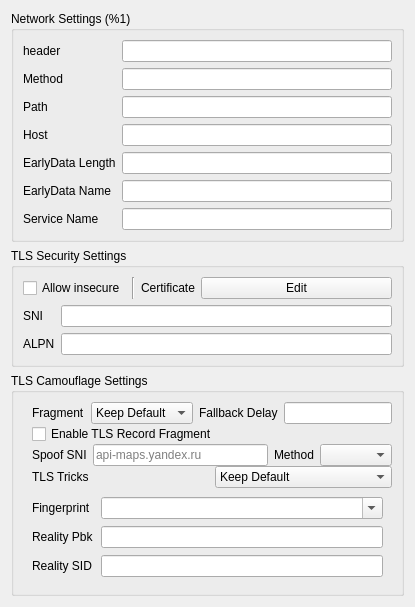
    <widget class="QWidget" name="right_all_w" native="true">
     <property name="sizePolicy">
      <sizepolicy hsizetype="Preferred" vsizetype="Maximum">
       <horstretch>0</horstretch>
       <verstretch>0</verstretch>
      </sizepolicy>
     </property>
     <property name="minimumSize">
      <size>
       <width>400</width>
       <height>0</height>
      </size>
     </property>
     <property name="toolTip">
      <string/>
     </property>
     <layout class="QVBoxLayout" name="right_layout">
      <property name="sizeConstraint">
       <enum>QLayout::SizeConstraint::SetDefaultConstraint</enum>
      </property>
      <item>
       <widget class="QGroupBox" name="network_box">
        <property name="sizePolicy">
         <sizepolicy hsizetype="Preferred" vsizetype="Maximum">
          <horstretch>0</horstretch>
          <verstretch>0</verstretch>
         </sizepolicy>
        </property>
        <property name="title">
         <string>Network Settings (%1)</string>
        </property>
        <layout class="QGridLayout" name="gridLayout">
         <item row="2" column="1">
          <widget class="MyLineEdit" name="path"/>
         </item>
         <item row="4" column="1">
          <widget class="MyLineEdit" name="ws_early_data_length"/>
         </item>
         <item row="2" column="0">
          <widget class="QLabel" name="path_l">
           <property name="toolTip">
            <string notr="true">&lt;html&gt;&lt;head/&gt;&lt;body&gt;&lt;p&gt;http path (ws/http/httpUpgrade)&lt;/p&gt;&lt;p&gt;serviceName (gRPC)&lt;/p&gt;&lt;/body&gt;&lt;/html&gt;</string>
           </property>
           <property name="text">
            <string notr="true">Path</string>
           </property>
          </widget>
         </item>
         <item row="5" column="0">
          <widget class="QLabel" name="ws_early_data_name_l">
           <property name="text">
            <string notr="true">EarlyData Name</string>
           </property>
          </widget>
         </item>
         <item row="0" column="1">
          <widget class="QLineEdit" name="headers"/>
         </item>
         <item row="1" column="1">
          <widget class="QLineEdit" name="method"/>
         </item>
         <item row="0" column="0">
          <widget class="QLabel" name="headers_l">
           <property name="sizePolicy">
            <sizepolicy hsizetype="Maximum" vsizetype="Preferred">
             <horstretch>0</horstretch>
             <verstretch>0</verstretch>
            </sizepolicy>
           </property>
           <property name="toolTip">
            <string notr="true">&lt;html&gt;&lt;head/&gt;&lt;body&gt;&lt;p&gt;Headers in space seperated key value pair:&lt;/p&gt;&lt;p&gt;key1=val1 key2=&amp;quot;multi word val2&amp;quot; &amp;quot;multi word key3&amp;quot;=val3&lt;/p&gt;&lt;/body&gt;&lt;/html&gt;</string>
           </property>
           <property name="whatsThis">
            <string>&lt;html&gt;&lt;head/&gt;&lt;body&gt;&lt;p&gt;&lt;br/&gt;&lt;/p&gt;&lt;/body&gt;&lt;/html&gt;</string>
           </property>
           <property name="text">
            <string notr="true">header</string>
           </property>
          </widget>
         </item>
         <item row="4" column="0">
          <widget class="QLabel" name="ws_early_data_length_l">
           <property name="text">
            <string notr="true">EarlyData Length</string>
           </property>
          </widget>
         </item>
         <item row="3" column="0">
          <widget class="QLabel" name="host_l">
           <property name="toolTip">
            <string notr="true">&lt;html&gt;&lt;head/&gt;&lt;body&gt;&lt;p&gt;http host (ws/http/httpUpgrade)&lt;/p&gt;&lt;/body&gt;&lt;/html&gt;</string>
           </property>
           <property name="text">
            <string notr="true">Host</string>
           </property>
          </widget>
         </item>
         <item row="3" column="1">
          <widget class="MyLineEdit" name="host"/>
         </item>
         <item row="1" column="0">
          <widget class="QLabel" name="method_l">
           <property name="toolTip">
            <string>&lt;html&gt;&lt;head/&gt;&lt;body&gt;&lt;p&gt;Method of http request, will be converted to uppercase&lt;/p&gt;&lt;/body&gt;&lt;/html&gt;</string>
           </property>
           <property name="text">
            <string>Method</string>
           </property>
          </widget>
         </item>
         <item row="8" column="0">
          <widget class="QLabel" name="service_name_l">
           <property name="text">
            <string>Service Name</string>
           </property>
          </widget>
         </item>
         <item row="8" column="1">
          <widget class="MyLineEdit" name="service_name"/>
         </item>
         <item row="5" column="1">
          <widget class="MyLineEdit" name="ws_early_data_name"/>
         </item>
        </layout>
       </widget>
      </item>
      <item>
       <widget class="QGroupBox" name="security_box">
        <property name="sizePolicy">
         <sizepolicy hsizetype="Preferred" vsizetype="Maximum">
          <horstretch>0</horstretch>
          <verstretch>0</verstretch>
         </sizepolicy>
        </property>
        <property name="title">
         <string>TLS Security Settings</string>
        </property>
        <layout class="QVBoxLayout" name="verticalLayout_2">
         <item>
          <layout class="QHBoxLayout" name="horizontalLayout">
           <item>
            <widget class="QCheckBox" name="insecure">
             <property name="sizePolicy">
              <sizepolicy hsizetype="Maximum" vsizetype="Fixed">
               <horstretch>0</horstretch>
               <verstretch>0</verstretch>
              </sizepolicy>
             </property>
             <property name="toolTip">
              <string>When enabled, V2Ray will not check the validity of the TLS certificate provided by the remote host (the security is equivalent to plaintext)</string>
             </property>
             <property name="text">
              <string>Allow insecure</string>
             </property>
            </widget>
           </item>
           <item>
            <widget class="Line" name="line">
             <property name="orientation">
              <enum>Qt::Orientation::Vertical</enum>
             </property>
            </widget>
           </item>
           <item>
            <widget class="QLabel" name="label_6">
             <property name="sizePolicy">
              <sizepolicy hsizetype="Maximum" vsizetype="Preferred">
               <horstretch>0</horstretch>
               <verstretch>0</verstretch>
              </sizepolicy>
             </property>
             <property name="toolTip">
              <string notr="true"/>
             </property>
             <property name="text">
              <string>Certificate</string>
             </property>
            </widget>
           </item>
           <item>
            <widget class="QPushButton" name="certificate_edit">
             <property name="text">
              <string notr="true">Edit</string>
             </property>
            </widget>
           </item>
          </layout>
         </item>
         <item>
          <layout class="QGridLayout" name="_3">
           <item row="1" column="0">
            <widget class="QLabel" name="label_8">
             <property name="toolTip">
              <string>Application layer protocol negotiation, clear text. Please separate them with commas.</string>
             </property>
             <property name="text">
              <string notr="true">ALPN</string>
             </property>
            </widget>
           </item>
           <item row="0" column="1">
            <widget class="MyLineEdit" name="sni"/>
           </item>
           <item row="1" column="1">
            <widget class="MyLineEdit" name="alpn"/>
           </item>
           <item row="0" column="0">
            <widget class="QLabel" name="label_5">
             <property name="toolTip">
              <string>Server name indication, clear text.</string>
             </property>
             <property name="text">
              <string notr="true">SNI</string>
             </property>
            </widget>
           </item>
          </layout>
         </item>
        </layout>
       </widget>
      </item>
      <item>
       <widget class="QGroupBox" name="tls_camouflage_box">
        <property name="sizePolicy">
         <sizepolicy hsizetype="Preferred" vsizetype="Preferred">
          <horstretch>0</horstretch>
          <verstretch>0</verstretch>
         </sizepolicy>
        </property>
        <property name="title">
         <string>TLS Camouflage Settings</string>
        </property>
        <layout class="QVBoxLayout" name="verticalLayout_6">
         <property name="spacing">
          <number>0</number>
         </property>
         <property name="sizeConstraint">
          <enum>QLayout::SizeConstraint::SetMinimumSize</enum>
         </property>
         <property name="bottomMargin">
          <number>7</number>
         </property>
         <item>
          <widget class="QWidget" name="widget" native="true">
           <property name="sizePolicy">
            <sizepolicy hsizetype="Minimum" vsizetype="Minimum">
             <horstretch>0</horstretch>
             <verstretch>0</verstretch>
            </sizepolicy>
           </property>
           <layout class="QVBoxLayout" name="verticalLayout_7">
            <property name="spacing">
             <number>0</number>
            </property>
            <property name="sizeConstraint">
             <enum>QLayout::SizeConstraint::SetMinimumSize</enum>
            </property>
            <property name="topMargin">
             <number>0</number>
            </property>
            <property name="rightMargin">
             <number>0</number>
            </property>
            <property name="bottomMargin">
             <number>0</number>
            </property>
            <item>
             <widget class="QWidget" name="widget_3" native="true">
              <layout class="QHBoxLayout" name="horizontalLayout_6">
               <property name="leftMargin">
                <number>0</number>
               </property>
               <property name="topMargin">
                <number>0</number>
               </property>
               <property name="rightMargin">
                <number>0</number>
               </property>
               <property name="bottomMargin">
                <number>0</number>
               </property>
               <item>
                <widget class="QLabel" name="fragment_l">
                 <property name="text">
                  <string>Fragment</string>
                 </property>
                </widget>
               </item>
               <item>
                <widget class="QComboBox" name="fragment">
                 <property name="toolTip">
                  <string>&lt;html&gt;&lt;head/&gt;&lt;body&gt;&lt;p&gt;TLS ClientHello fragmentation. The implementation (built-in / custom) and the &amp;quot;Keep Default&amp;quot; behaviour are configured in Settings &gt; Core.&lt;/p&gt;&lt;/body&gt;&lt;/html&gt;</string>
                 </property>
                 <item>
                  <property name="text">
                   <string>Keep Default</string>
                  </property>
                 </item>
                 <item>
                  <property name="text">
                   <string>On</string>
                  </property>
                 </item>
                 <item>
                  <property name="text">
                   <string>Off</string>
                  </property>
                 </item>
                </widget>
               </item>
               <item>
                <widget class="QLabel" name="label_3">
                 <property name="toolTip">
                  <string>&lt;html&gt;&lt;head/&gt;&lt;body&gt;&lt;p&gt;time format, like 500ms, 10ms etc&lt;/p&gt;&lt;/body&gt;&lt;/html&gt;</string>
                 </property>
                 <property name="text">
                  <string>Fallback Delay</string>
                 </property>
                </widget>
               </item>
               <item>
                <widget class="QLineEdit" name="tls_frag_fall_delay"/>
               </item>
              </layout>
             </widget>
            </item>
            <item>
             <widget class="QCheckBox" name="tls_rec_frag">
              <property name="text">
               <string>Enable TLS Record Fragment</string>
              </property>
             </widget>
            </item>
            <item>
             <widget class="QWidget" name="widget_tls_spoof" native="true">
              <layout class="QHBoxLayout" name="horizontalLayout_tls_spoof">
               <property name="leftMargin">
                <number>0</number>
               </property>
               <property name="topMargin">
                <number>0</number>
               </property>
               <property name="rightMargin">
                <number>0</number>
               </property>
               <property name="bottomMargin">
                <number>0</number>
               </property>
               <item>
                <widget class="QLabel" name="tls_spoof_l">
                 <property name="toolTip">
                  <string>&lt;html&gt;&lt;head/&gt;&lt;body&gt;&lt;p&gt;Sends a decoy ClientHello carrying this SNI before the real one, so DPI classifies the flow by the decoy. Leave empty to disable. Requires elevated privileges; unavailable on Windows ARM.&lt;/p&gt;&lt;/body&gt;&lt;/html&gt;</string>
                 </property>
                 <property name="text">
                  <string>Spoof SNI</string>
                 </property>
                </widget>
               </item>
               <item>
                <widget class="MyLineEdit" name="tls_spoof">
                 <property name="placeholderText">
                  <string notr="true">api-maps.yandex.ru</string>
                 </property>
                </widget>
               </item>
               <item>
                <widget class="QLabel" name="tls_spoof_method_l">
                 <property name="text">
                  <string>Method</string>
                 </property>
                </widget>
               </item>
               <item>
                <widget class="QComboBox" name="tls_spoof_method"/>
               </item>
              </layout>
             </widget>
            </item>
            <item>
             <widget class="QWidget" name="widget_tls_tricks" native="true">
              <layout class="QHBoxLayout" name="horizontalLayout_tls_tricks">
               <property name="leftMargin">
                <number>0</number>
               </property>
               <property name="topMargin">
                <number>0</number>
               </property>
               <property name="rightMargin">
                <number>0</number>
               </property>
               <property name="bottomMargin">
                <number>0</number>
               </property>
               <item>
                <widget class="QLabel" name="tls_tricks_l">
                 <property name="text">
                  <string>TLS Tricks</string>
                 </property>
                </widget>
               </item>
               <item>
                <widget class="QComboBox" name="tls_tricks">
                 <property name="toolTip">
                  <string>&lt;html&gt;&lt;head/&gt;&lt;body&gt;&lt;p&gt;Mixed-case SNI to evade exact-match SNI filtering. The &amp;quot;Keep Default&amp;quot; behaviour is configured in Settings &gt; Core.&lt;/p&gt;&lt;/body&gt;&lt;/html&gt;</string>
                 </property>
                 <item>
                  <property name="text">
                   <string>Keep Default</string>
                  </property>
                 </item>
                 <item>
                  <property name="text">
                   <string>On</string>
                  </property>
                 </item>
                 <item>
                  <property name="text">
                   <string>Off</string>
                  </property>
                 </item>
                </widget>
               </item>
              </layout>
             </widget>
            </item>
           </layout>
          </widget>
         </item>
         <item>
          <widget class="QWidget" name="widget_2" native="true">
           <layout class="QFormLayout" name="formLayout">
            <property name="horizontalSpacing">
             <number>7</number>
            </property>
            <property name="verticalSpacing">
             <number>7</number>
            </property>
            <item row="0" column="0">
             <widget class="QLabel" name="label_2">
              <property name="sizePolicy">
               <sizepolicy hsizetype="Maximum" vsizetype="Preferred">
                <horstretch>0</horstretch>
                <verstretch>0</verstretch>
               </sizepolicy>
              </property>
              <property name="text">
               <string notr="true">Fingerprint</string>
              </property>
             </widget>
            </item>
            <item row="0" column="1">
             <widget class="QComboBox" name="utlsFingerprint">
              <property name="editable">
               <bool>true</bool>
              </property>
             </widget>
            </item>
            <item row="1" column="0">
             <widget class="QLabel" name="reality_pbk_l">
              <property name="toolTip">
               <string>Reality public key. If not empty, turn TLS into REALITY.</string>
              </property>
              <property name="text">
               <string notr="true">Reality Pbk</string>
              </property>
             </widget>
            </item>
            <item row="1" column="1">
             <widget class="MyLineEdit" name="reality_pbk"/>
            </item>
            <item row="2" column="0">
             <widget class="QLabel" name="reality_sid_l">
              <property name="toolTip">
               <string>Reality short id. Accept only one value.</string>
              </property>
              <property name="text">
               <string>Reality SID</string>
              </property>
             </widget>
            </item>
            <item row="2" column="1">
             <widget class="QLineEdit" name="reality_sid"/>
            </item>
           </layout>
          </widget>
         </item>
        </layout>
       </widget>
      </item>
     </layout>
    </widget>
